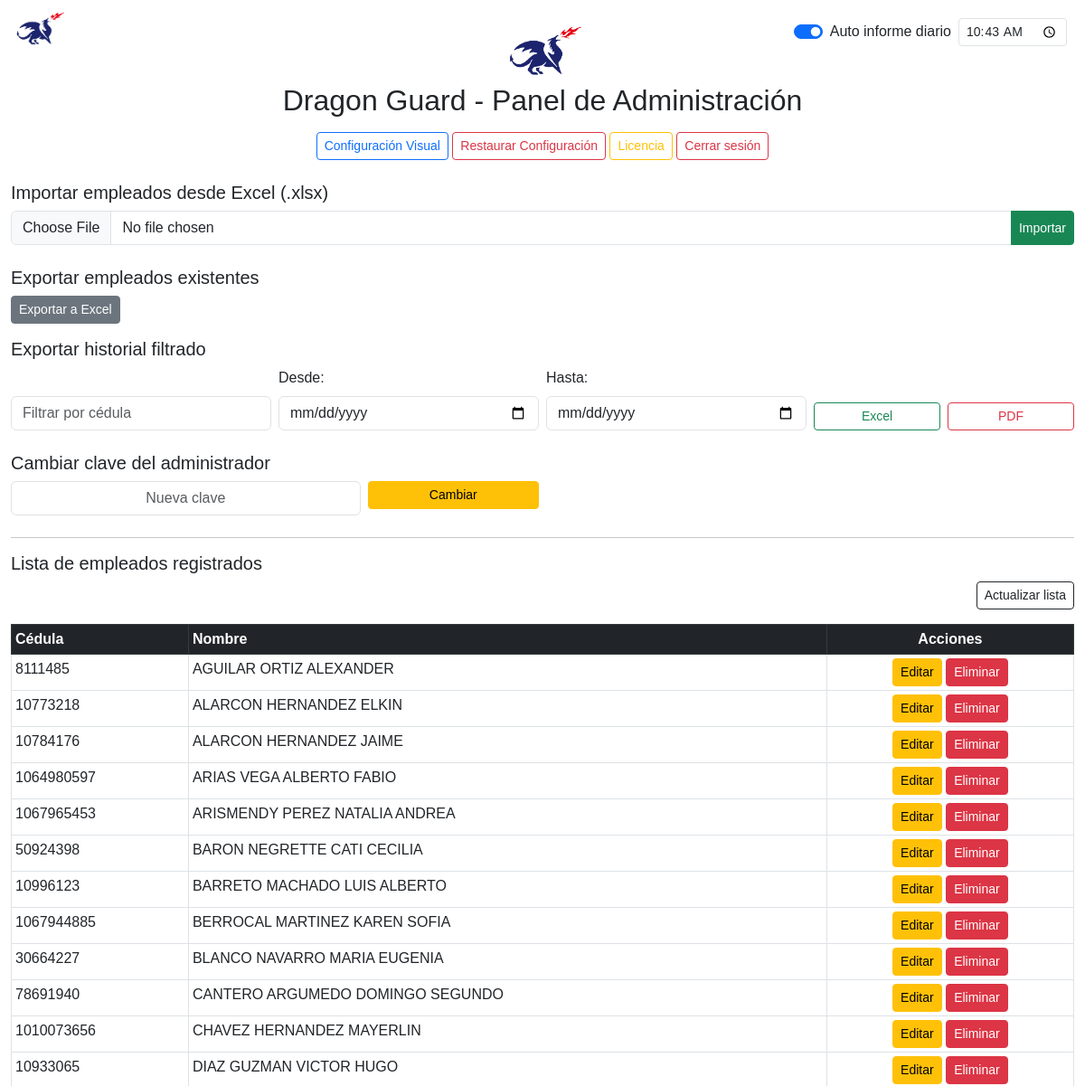
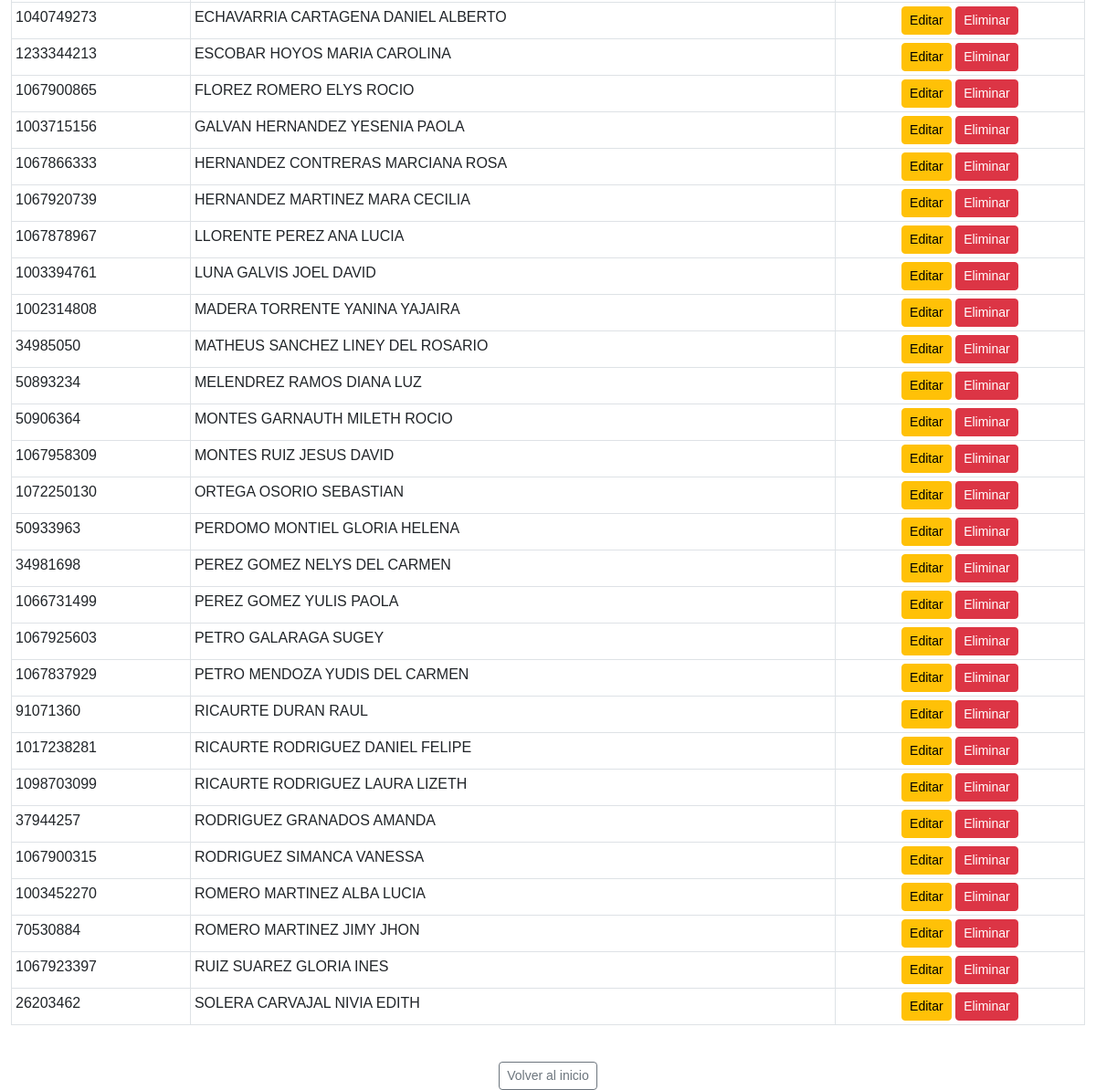
The page /admin_panel (signed in) on the database its author committed (2 pictures, top to bottom).
### app.py (models this page shows)
class Empleado(db.Model):
    id = db.Column(db.Integer, primary_key=True)
    cedula = db.Column(db.String(20), unique=True, nullable=False)
    nombre = db.Column(db.String(100), nullable=False)

### app.py (the view)
@app.route("/admin_panel")
def admin_panel():
    if session.get("rol") != "admin":
        return redirect(url_for("login_admin"))
    empleados = Empleado.query.order_by(Empleado.nombre).all()
    config = cargar_config()
    dias_restantes = dias_restantes_licencia()
    auto_config = {"activo": False, "hora": ""}
    if os.path.exists(AUTO_CONFIG_PATH):
        with open(AUTO_CONFIG_PATH, "r", encoding="utf-8") as f:
            auto_config = json.load(f)
    return render_template("admin_panel.html",
                           empleados=empleados,
                           config=config,
                           dias_restantes=dias_restantes,
                           auto_config=auto_config)

### app.py (called while the page is built)
def cargar_config():
    try:
        with open(CONFIG_PATH, "r", encoding="utf-8") as f:
            config = json.load(f)
    except:
        config = CONFIG_PREDETERMINADA
    for key in CONFIG_PREDETERMINADA:
        if key not in config:
            config[key] = CONFIG_PREDETERMINADA[key]
    return config

def dias_restantes_licencia():
    config = cargar_config()
    try:
        fecha_fin = datetime.strptime(config.get("licencia", ""), "%Y-%m-%d").date()
        hoy = datetime.now().date()
        return max((fecha_fin - hoy).days, 0)
    except:
        return None

### templates/admin_panel.html (shortened to what this page needs)
<!DOCTYPE html>
<html lang="es">
<head>
    <link href="https://cdn.jsdelivr.net/npm/bootstrap@5.3.0/dist/css/bootstrap.min.css" rel="stylesheet">
</head>
<body>
    <img src="{{ url_for('static', filename='logos/default_logo.png') }}" alt="Logo Sistema" class="logo-sistema">
    <div class="container-fluid mt-4">
        <div class="text-center mb-3">
            <img src="{{ url_for('static', filename='logos/' + config.logo_filename) }}" alt="Logo Empresa" class="logo-img">
            <h2 class="mt-2">{{ config.nombre_empresa }} - Panel de Administración</h2>
        </div>
        <div class="auto-descarga-container">
            <form id="autoDownloadForm" class="d-flex align-items-center">
                <div class="form-check form-switch me-2">
                    <input class="form-check-input" type="checkbox" id="toggleAutoDownload">
                    <label class="form-check-label" for="toggleAutoDownload">Auto informe diario</label>
                </div>
                <input type="time" id="horaAutoDownload" class="form-control form-control-sm" style="width: 120px;">
            </form>
        </div>
        <div class="mb-4 text-center">
            <a href="{{ url_for('admin_configuracion') }}" class="btn btn-outline-primary btn-sm">Configuración Visual</a>
            <button onclick="confirmarRestaurar()" class="btn btn-outline-danger btn-sm">Restaurar Configuración</button>
            <a href="{{ url_for('licencia') }}" class="btn btn-outline-warning btn-sm">Licencia</a>
            <a href="{{ url_for('logout_admin') }}" class="btn btn-outline-danger btn-sm">Cerrar sesión</a>
        </div>
        <h5>Importar empleados desde Excel (.xlsx)</h5>
        <form action="{{ url_for('importar_empleados') }}" method="POST" enctype="multipart/form-data" class="mb-4">
            <div class="input-group">
                <input type="file" name="archivo" accept=".xlsx" class="form-control" required>
                <button type="submit" class="btn btn-success btn-sm">Importar</button>
            </div>
        </form>
        <h5>Exportar empleados existentes</h5>
        <div class="mb-3">
            <a href="{{ url_for('exportar_empleados') }}" class="btn btn-secondary btn-sm">Exportar a Excel</a>
        </div>
        <h5>Exportar historial filtrado</h5>
        <form method="GET" class="row g-2 align-items-end mb-4">
            <div class="col-md-3 col-sm-6">
                <input type="text" name="cedula" class="form-control" placeholder="Filtrar por cédula">
            </div>
            <div class="col-md-3 col-sm-6">
                <label class="form-label">Desde:</label>
                <input type="date" name="fecha_inicio" class="form-control">
            </div>
            <div class="col-md-3 col-sm-6">
                <label class="form-label">Hasta:</label>
                <input type="date" name="fecha_fin" class="form-control">
            </div>
            <div class="col-md-3 col-sm-6 d-flex gap-2">
                <button type="submit" formaction="{{ url_for('exportar_excel') }}" class="btn btn-outline-success btn-sm w-100">Excel</button>
                <button type="submit" formaction="{{ url_for('exportar_pdf') }}" class="btn btn-outline-danger btn-sm w-100">PDF</button>
            </div>
        </form>
        <h5>Cambiar clave del administrador</h5>
        <form action="{{ url_for('cambiar_clave_admin') }}" method="POST" class="mb-4 row g-2">
            <div class="col-md-4 col-sm-8">
                <input type="password" name="nueva_clave" class="form-control text-center" placeholder="Nueva clave" required>
            </div>
            <div class="col-md-2 col-sm-4">
                <button type="submit" class="btn btn-warning btn-sm w-100">Cambiar</button>
            </div>
        </form>
        <hr>
        <h5>Lista de empleados registrados</h5>
        <div class="mb-3 text-end">
            <a href="{{ url_for('admin_panel') }}" class="btn btn-outline-dark btn-sm">Actualizar lista</a>
        </div>
        {% if empleados %}
        <div class="table-responsive">
            <table class="table table-bordered table-sm">
                <thead class="table-dark">
                    <tr>
                        <th>Cédula</th>
                        <th>Nombre</th>
                        <th class="text-center">Acciones</th>
                    </tr>
                </thead>
                <tbody>
                    {% for emp in empleados %}
                    <tr>
                        <td>{{ emp.cedula }}</td>
                        <td>{{ emp.nombre }}</td>
                        <td class="text-center">
                            <a href="{{ url_for('editar_empleado', id=emp.id) }}" class="btn btn-warning btn-sm">Editar</a>
                            <a href="{{ url_for('eliminar_empleado', id=emp.id) }}" class="btn btn-danger btn-sm" onclick="return confirm('¿Seguro que desea eliminar este empleado?')">Eliminar</a>
                        </td>
                    </tr>
                    {% endfor %}
                </tbody>
            </table>
        </div>
        {% else %}
            <div class="alert alert-info text-center">📰 No hay empleados registrados actualmente.</div>
        {% endif %}
        <div class="text-center mt-4">
            <a href="{{ url_for('index') }}" class="btn btn-outline-secondary btn-sm">Volver al inicio</a>
        </div>
    </div>
</body>
</html>

### rows shown on the page
Empleado: cedula "8111485", nombre "AGUILAR ORTIZ ALEXANDER"
Empleado: cedula "10773218", nombre "ALARCON HERNANDEZ ELKIN"
Empleado: cedula "10784176", nombre "ALARCON HERNANDEZ JAIME"
Empleado: cedula "1064980597", nombre "ARIAS VEGA ALBERTO FABIO"
Empleado: cedula "1067965453", nombre "ARISMENDY PEREZ NATALIA ANDREA"
Empleado: cedula "50924398", nombre "BARON NEGRETTE CATI CECILIA"
Empleado: cedula "10996123", nombre "BARRETO MACHADO LUIS ALBERTO"
Empleado: cedula "1067944885", nombre "BERROCAL MARTINEZ KAREN SOFIA"
Empleado: cedula "30664227", nombre "BLANCO NAVARRO MARIA EUGENIA"
Empleado: cedula "78691940", nombre "CANTERO ARGUMEDO DOMINGO SEGUNDO"
Empleado: cedula "1010073656", nombre "CHAVEZ HERNANDEZ MAYERLIN"
Empleado: cedula "10933065", nombre "DIAZ GUZMAN VICTOR HUGO"
Empleado: cedula "1040749273", nombre "ECHAVARRIA CARTAGENA DANIEL ALBERTO"
Empleado: cedula "1233344213", nombre "ESCOBAR HOYOS MARIA CAROLINA"
Empleado: cedula "1067900865", nombre "FLOREZ ROMERO ELYS ROCIO"
Empleado: cedula "1003715156", nombre "GALVAN HERNANDEZ YESENIA PAOLA"
Empleado: cedula "1067866333", nombre "HERNANDEZ CONTRERAS MARCIANA ROSA"
Empleado: cedula "1067920739", nombre "HERNANDEZ MARTINEZ MARA CECILIA"
Empleado: cedula "1067878967", nombre "LLORENTE PEREZ ANA LUCIA"
Empleado: cedula "1003394761", nombre "LUNA GALVIS JOEL DAVID"
Empleado: cedula "1002314808", nombre "MADERA TORRENTE YANINA YAJAIRA"
Empleado: cedula "34985050", nombre "MATHEUS SANCHEZ LINEY DEL ROSARIO"
Empleado: cedula "50893234", nombre "MELENDREZ RAMOS DIANA LUZ"
Empleado: cedula "50906364", nombre "MONTES GARNAUTH MILETH ROCIO"
Empleado: cedula "1067958309", nombre "MONTES RUIZ JESUS DAVID"
Empleado: cedula "1072250130", nombre "ORTEGA OSORIO SEBASTIAN"
Empleado: cedula "50933963", nombre "PERDOMO MONTIEL GLORIA HELENA"
Empleado: cedula "34981698", nombre "PEREZ GOMEZ NELYS DEL CARMEN"
Empleado: cedula "1066731499", nombre "PEREZ GOMEZ YULIS PAOLA"
Empleado: cedula "1067925603", nombre "PETRO GALARAGA SUGEY"
Empleado: cedula "1067837929", nombre "PETRO MENDOZA YUDIS DEL CARMEN"
Empleado: cedula "91071360", nombre "RICAURTE DURAN RAUL"
Empleado: cedula "1017238281", nombre "RICAURTE RODRIGUEZ DANIEL FELIPE"
Empleado: cedula "1098703099", nombre "RICAURTE RODRIGUEZ LAURA LIZETH"
Empleado: cedula "37944257", nombre "RODRIGUEZ GRANADOS AMANDA"
Empleado: cedula "1067900315", nombre "RODRIGUEZ SIMANCA VANESSA"
Empleado: cedula "1003452270", nombre "ROMERO MARTINEZ ALBA LUCIA"
Empleado: cedula "70530884", nombre "ROMERO MARTINEZ JIMY JHON"
Empleado: cedula "1067923397", nombre "RUIZ SUAREZ GLORIA INES"
Empleado: cedula "26203462", nombre "SOLERA CARVAJAL NIVIA EDITH"

### other values the page prints
{{ config.nombre_empresa }} "Dragon Guard"
